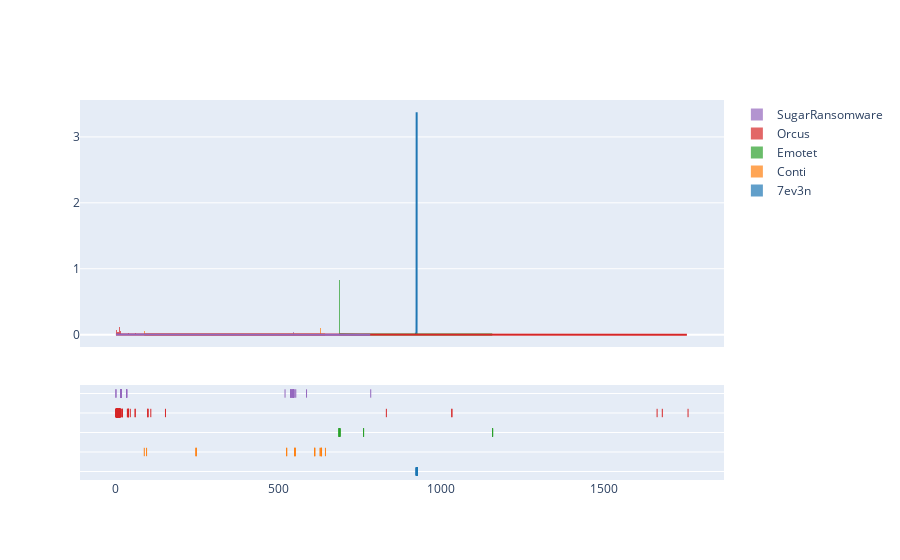

The notebook cell this image was saved under:
### Code cell
import plotly.express as px
import plotly.figure_factory as ff

grouped = df.groupby(df['family'])
families = df['family'].unique()

fig = ff.create_distplot([grouped.get_group(family)["num_vectors"] for family in families], families,  bin_size=1)
fig.show()

### Figure 1 — Plotly figure (JSON) as saved in the notebook; plotly's stock layout.template omitted (floating-point values rounded to 4 significant figures; data arrays with more than 128 entries replaced by an {"elided": "..."} marker saying what was removed)
{"data": [{"histnorm": "probability density", "legendgroup": "7ev3n", "marker": {"color": "rgb(31, 119, 180)"}, "name": "7ev3n", "opacity": 0.7, "type": "histogram", "x": [924, 924, 924, 924, 924, 924, 924, 924, 924, 924, 924, 924, 924, 924, 924, 924, 924, 921, 924, 924, 924, 924, 924, 924, 924, 924, 924, 924, 924, 924, 924, 924, 924, 924, 924, 924, 924, 924, 924, 924, 924, 924, 924, 924, 924, 924, 924, 924, 924, 924, 924, 924, 924, 924, 924, 924, 924, 924, 924, 924, 924, 924, 924, 924, 924, 924, 924, 924, 924, 924, 924, 924, 924, 924, 924, 924, 924, 924, 924, 924, 924, 924, 924, 924, 924, 924, 924, 924, 924, 924, 924, 924, 924, 924, 924, 924, 924, 924, 924, 924, 924, 924, 924], "xaxis": "x", "xbins": {"end": 924, "size": 1, "start": 921}, "yaxis": "y"}, {"histnorm": "probability density", "legendgroup": "Conti", "marker": {"color": "rgb(255, 127, 14)"}, "name": "Conti", "opacity": 0.7, "type": "histogram", "x": [611, 88, 611, 611, 632, 550, 632, 551, 550, 644, 525, 632, 628, 525, 95, 247, 628, 247, 551, 247], "xaxis": "x", "xbins": {"end": 644, "size": 1, "start": 88}, "yaxis": "y"}, {"histnorm": "probability density", "legendgroup": "Emotet", "marker": {"color": "rgb(44, 160, 44)"}, "name": "Emotet", "opacity": 0.7, "type": "histogram", "x": [687, 1157, 687, 687, 687, 687, 689, 687, 687, 1157, 687, 687, 687, 687, 689, 687, 687, 687, 687, 761, 687, 687, 761, 688, 687, 761, 687, 687, 687, 687, 687, 687, 1157, 687, 687, 687, 687, 687, 1157, 687], "xaxis": "x", "xbins": {"end": 1157, "size": 1, "start": 687}, "yaxis": "y"}, {"histnorm": "probability density", "legendgroup": "Orcus", "marker": {"color": "rgb(214, 39, 40)"}, "name": "Orcus", "opacity": 0.7, "type": "histogram", "x": [11, 4, 12, 4, 11, 5, 1032, 5, 7, 7, 4, 6, 4, 2, 12, 8, 15, 14, 11, 8, 12, 153, 10, 5, 7, 4, 10, 11, 1757, 4, 108, 4, 36, 11, 3, 2, 14, 3, 12, 99, 60, 9, 14, 8, 8, 7, 7, 8, 15, 7, 10, 11, 2, 5, 99, 39, 20, 6, 3, 7, 38, 99, 11, 4, 1678, 11, 1032, 3, 6, 4, 4, 4, 1, 6, 11, 12, 4, 1662, 45, 15, 14, 21, 2, 1, 19, 5, 20, 38, 831, 4, 3, 39, 14, 2, 1, 13, 2, 4, 60, 11, 2, 12, 2, 11, 14, 10, 39, 11], "xaxis": "x", "xbins": {"end": 1757, "size": 1, "start": 1}, "yaxis": "y"}, {"histnorm": "probability density", "legendgroup": "SugarRansomware", "marker": {"color": "rgb(148, 103, 189)"}, "name": "SugarRansomware", "opacity": 0.7, "type": "histogram", "x": [34, 16, 16, 16, 16, 16, 16, 16, 546, 16, 544, 1, 586, 547, 34, 541, 16, 16, 16, 16, 1, 16, 520, 546, 16, 34, 16, 16, 16, 541, 16, 16, 16, 545, 553, 538, 16, 537, 16, 538, 16, 546, 16, 16, 16, 16, 16, 16, 538, 16, 16, 16, 16, 545, 16, 16, 34, 16, 16, 16, 550, 16, 783, 16, 544, 545], "xaxis": "x", "xbins": {"end": 783, "size": 1, "start": 1}, "yaxis": "y"}, {"legendgroup": "7ev3n", "marker": {"color": "rgb(31, 119, 180)"}, "mode": "lines", "name": "7ev3n", "showlegend": false, "type": "scatter", "x": {"elided": "500 float values"}, "xaxis": "x", "y": {"elided": "500 float values"}, "yaxis": "y"}, {"legendgroup": "Conti", "marker": {"color": "rgb(255, 127, 14)"}, "mode": "lines", "name": "Conti", "showlegend": false, "type": "scatter", "x": {"elided": "500 float values"}, "xaxis": "x", "y": {"elided": "500 float values"}, "yaxis": "y"}, {"legendgroup": "Emotet", "marker": {"color": "rgb(44, 160, 44)"}, "mode": "lines", "name": "Emotet", "showlegend": false, "type": "scatter", "x": {"elided": "500 float values"}, "xaxis": "x", "y": {"elided": "500 float values"}, "yaxis": "y"}, {"legendgroup": "Orcus", "marker": {"color": "rgb(214, 39, 40)"}, "mode": "lines", "name": "Orcus", "showlegend": false, "type": "scatter", "x": {"elided": "500 float values"}, "xaxis": "x", "y": {"elided": "500 float values"}, "yaxis": "y"}, {"legendgroup": "SugarRansomware", "marker": {"color": "rgb(148, 103, 189)"}, "mode": "lines", "name": "SugarRansomware", "showlegend": false, "type": "scatter", "x": {"elided": "500 float values"}, "xaxis": "x", "y": {"elided": "500 float values"}, "yaxis": "y"}, {"legendgroup": "7ev3n", "marker": {"color": "rgb(31, 119, 180)", "symbol": "line-ns-open"}, "mode": "markers", "name": "7ev3n", "showlegend": false, "type": "scatter", "x": [924, 924, 924, 924, 924, 924, 924, 924, 924, 924, 924, 924, 924, 924, 924, 924, 924, 921, 924, 924, 924, 924, 924, 924, 924, 924, 924, 924, 924, 924, 924, 924, 924, 924, 924, 924, 924, 924, 924, 924, 924, 924, 924, 924, 924, 924, 924, 924, 924, 924, 924, 924, 924, 924, 924, 924, 924, 924, 924, 924, 924, 924, 924, 924, 924, 924, 924, 924, 924, 924, 924, 924, 924, 924, 924, 924, 924, 924, 924, 924, 924, 924, 924, 924, 924, 924, 924, 924, 924, 924, 924, 924, 924, 924, 924, 924, 924, 924, 924, 924, 924, 924, 924], "xaxis": "x", "y": ["7ev3n", "7ev3n", "7ev3n", "7ev3n", "7ev3n", "7ev3n", "7ev3n", "7ev3n", "7ev3n", "7ev3n", "7ev3n", "7ev3n", "7ev3n", "7ev3n", "7ev3n", "7ev3n", "7ev3n", "7ev3n", "7ev3n", "7ev3n", "7ev3n", "7ev3n", "7ev3n", "7ev3n", "7ev3n", "7ev3n", "7ev3n", "7ev3n", "7ev3n", "7ev3n", "7ev3n", "7ev3n", "7ev3n", "7ev3n", "7ev3n", "7ev3n", "7ev3n", "7ev3n", "7ev3n", "7ev3n", "7ev3n", "7ev3n", "7ev3n", "7ev3n", "7ev3n", "7ev3n", "7ev3n", "7ev3n", "7ev3n", "7ev3n", "7ev3n", "7ev3n", "7ev3n", "7ev3n", "7ev3n", "7ev3n", "7ev3n", "7ev3n", "7ev3n", "7ev3n", "7ev3n", "7ev3n", "7ev3n", "7ev3n", "7ev3n", "7ev3n", "7ev3n", "7ev3n", "7ev3n", "7ev3n", "7ev3n", "7ev3n", "7ev3n", "7ev3n", "7ev3n", "7ev3n", "7ev3n", "7ev3n", "7ev3n", "7ev3n", "7ev3n", "7ev3n", "7ev3n", "7ev3n", "7ev3n", "7ev3n", "7ev3n", "7ev3n", "7ev3n", "7ev3n", "7ev3n", "7ev3n", "7ev3n", "7ev3n", "7ev3n", "7ev3n", "7ev3n", "7ev3n", "7ev3n", "7ev3n", "7ev3n", "7ev3n", "7ev3n"], "yaxis": "y2"}, {"legendgroup": "Conti", "marker": {"color": "rgb(255, 127, 14)", "symbol": "line-ns-open"}, "mode": "markers", "name": "Conti", "showlegend": false, "type": "scatter", "x": [611, 88, 611, 611, 632, 550, 632, 551, 550, 644, 525, 632, 628, 525, 95, 247, 628, 247, 551, 247], "xaxis": "x", "y": ["Conti", "Conti", "Conti", "Conti", "Conti", "Conti", "Conti", "Conti", "Conti", "Conti", "Conti", "Conti", "Conti", "Conti", "Conti", "Conti", "Conti", "Conti", "Conti", "Conti"], "yaxis": "y2"}, {"legendgroup": "Emotet", "marker": {"color": "rgb(44, 160, 44)", "symbol": "line-ns-open"}, "mode": "markers", "name": "Emotet", "showlegend": false, "type": "scatter", "x": [687, 1157, 687, 687, 687, 687, 689, 687, 687, 1157, 687, 687, 687, 687, 689, 687, 687, 687, 687, 761, 687, 687, 761, 688, 687, 761, 687, 687, 687, 687, 687, 687, 1157, 687, 687, 687, 687, 687, 1157, 687], "xaxis": "x", "y": ["Emotet", "Emotet", "Emotet", "Emotet", "Emotet", "Emotet", "Emotet", "Emotet", "Emotet", "Emotet", "Emotet", "Emotet", "Emotet", "Emotet", "Emotet", "Emotet", "Emotet", "Emotet", "Emotet", "Emotet", "Emotet", "Emotet", "Emotet", "Emotet", "Emotet", "Emotet", "Emotet", "Emotet", "Emotet", "Emotet", "Emotet", "Emotet", "Emotet", "Emotet", "Emotet", "Emotet", "Emotet", "Emotet", "Emotet", "Emotet"], "yaxis": "y2"}, {"legendgroup": "Orcus", "marker": {"color": "rgb(214, 39, 40)", "symbol": "line-ns-open"}, "mode": "markers", "name": "Orcus", "showlegend": false, "type": "scatter", "x": [11, 4, 12, 4, 11, 5, 1032, 5, 7, 7, 4, 6, 4, 2, 12, 8, 15, 14, 11, 8, 12, 153, 10, 5, 7, 4, 10, 11, 1757, 4, 108, 4, 36, 11, 3, 2, 14, 3, 12, 99, 60, 9, 14, 8, 8, 7, 7, 8, 15, 7, 10, 11, 2, 5, 99, 39, 20, 6, 3, 7, 38, 99, 11, 4, 1678, 11, 1032, 3, 6, 4, 4, 4, 1, 6, 11, 12, 4, 1662, 45, 15, 14, 21, 2, 1, 19, 5, 20, 38, 831, 4, 3, 39, 14, 2, 1, 13, 2, 4, 60, 11, 2, 12, 2, 11, 14, 10, 39, 11], "xaxis": "x", "y": ["Orcus", "Orcus", "Orcus", "Orcus", "Orcus", "Orcus", "Orcus", "Orcus", "Orcus", "Orcus", "Orcus", "Orcus", "Orcus", "Orcus", "Orcus", "Orcus", "Orcus", "Orcus", "Orcus", "Orcus", "Orcus", "Orcus", "Orcus", "Orcus", "Orcus", "Orcus", "Orcus", "Orcus", "Orcus", "Orcus", "Orcus", "Orcus", "Orcus", "Orcus", "Orcus", "Orcus", "Orcus", "Orcus", "Orcus", "Orcus", "Orcus", "Orcus", "Orcus", "Orcus", "Orcus", "Orcus", "Orcus", "Orcus", "Orcus", "Orcus", "Orcus", "Orcus", "Orcus", "Orcus", "Orcus", "Orcus", "Orcus", "Orcus", "Orcus", "Orcus", "Orcus", "Orcus", "Orcus", "Orcus", "Orcus", "Orcus", "Orcus", "Orcus", "Orcus", "Orcus", "Orcus", "Orcus", "Orcus", "Orcus", "Orcus", "Orcus", "Orcus", "Orcus", "Orcus", "Orcus", "Orcus", "Orcus", "Orcus", "Orcus", "Orcus", "Orcus", "Orcus", "Orcus", "Orcus", "Orcus", "Orcus", "Orcus", "Orcus", "Orcus", "Orcus", "Orcus", "Orcus", "Orcus", "Orcus", "Orcus", "Orcus", "Orcus", "Orcus", "Orcus", "Orcus", "Orcus", "Orcus", "Orcus"], "yaxis": "y2"}, {"legendgroup": "SugarRansomware", "marker": {"color": "rgb(148, 103, 189)", "symbol": "line-ns-open"}, "mode": "markers", "name": "SugarRansomware", "showlegend": false, "type": "scatter", "x": [34, 16, 16, 16, 16, 16, 16, 16, 546, 16, 544, 1, 586, 547, 34, 541, 16, 16, 16, 16, 1, 16, 520, 546, 16, 34, 16, 16, 16, 541, 16, 16, 16, 545, 553, 538, 16, 537, 16, 538, 16, 546, 16, 16, 16, 16, 16, 16, 538, 16, 16, 16, 16, 545, 16, 16, 34, 16, 16, 16, 550, 16, 783, 16, 544, 545], "xaxis": "x", "y": ["SugarRansomware", "SugarRansomware", "SugarRansomware", "SugarRansomware", "SugarRansomware", "SugarRansomware", "SugarRansomware", "SugarRansomware", "SugarRansomware", "SugarRansomware", "SugarRansomware", "SugarRansomware", "SugarRansomware", "SugarRansomware", "SugarRansomware", "SugarRansomware", "SugarRansomware", "SugarRansomware", "SugarRansomware", "SugarRansomware", "SugarRansomware", "SugarRansomware", "SugarRansomware", "SugarRansomware", "SugarRansomware", "SugarRansomware", "SugarRansomware", "SugarRansomware", "SugarRansomware", "SugarRansomware", "SugarRansomware", "SugarRansomware", "SugarRansomware", "SugarRansomware", "SugarRansomware", "SugarRansomware", "SugarRansomware", "SugarRansomware", "SugarRansomware", "SugarRansomware", "SugarRansomware", "SugarRansomware", "SugarRansomware", "SugarRansomware", "SugarRansomware", "SugarRansomware", "SugarRansomware", "SugarRansomware", "SugarRansomware", "SugarRansomware", "SugarRansomware", "SugarRansomware", "SugarRansomware", "SugarRansomware", "SugarRansomware", "SugarRansomware", "SugarRansomware", "SugarRansomware", "SugarRansomware", "SugarRansomware", "SugarRansomware", "SugarRansomware", "SugarRansomware", "SugarRansomware", "SugarRansomware", "SugarRansomware"], "yaxis": "y2"}], "layout": {"autosize": true, "barmode": "overlay", "hovermode": "closest", "legend": {"traceorder": "reversed"}, "xaxis": {"anchor": "y2", "autorange": true, "domain": [0, 1], "range": [-112.9, 1871.0], "type": "linear", "zeroline": false}, "yaxis": {"anchor": "free", "autorange": true, "domain": [0.35, 1], "position": 0, "range": [-0.1874, 3.56], "type": "linear"}, "yaxis2": {"anchor": "x", "autorange": true, "domain": [0, 0.25], "dtick": 1, "range": [-0.7273, 4.727], "showticklabels": false, "type": "category"}}}
